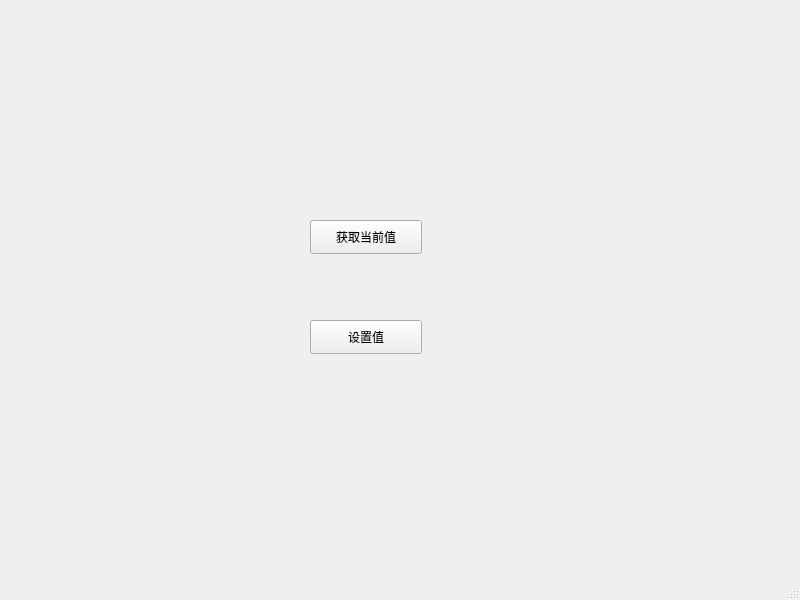
<?xml version="1.0" encoding="UTF-8"?>
<ui version="4.0">
 <class>MainWindow</class>
 <widget class="QMainWindow" name="MainWindow">
  <property name="geometry">
   <rect>
    <x>0</x>
    <y>0</y>
    <width>800</width>
    <height>600</height>
   </rect>
  </property>
  <property name="windowTitle">
   <string>MainWindow</string>
  </property>
  <widget class="QWidget" name="centralwidget">
   <widget class="CusWidget" name="widget" native="true">
    <property name="geometry">
     <rect>
      <x>140</x>
      <y>80</y>
      <width>231</width>
      <height>80</height>
     </rect>
    </property>
   </widget>
   <widget class="QPushButton" name="btn_get">
    <property name="geometry">
     <rect>
      <x>310</x>
      <y>220</y>
      <width>112</width>
      <height>34</height>
     </rect>
    </property>
    <property name="text">
     <string>获取当前值</string>
    </property>
   </widget>
   <widget class="QPushButton" name="btn_set">
    <property name="geometry">
     <rect>
      <x>310</x>
      <y>320</y>
      <width>112</width>
      <height>34</height>
     </rect>
    </property>
    <property name="text">
     <string>设置值</string>
    </property>
   </widget>
  </widget>
  <widget class="QMenuBar" name="menubar">
   <property name="geometry">
    <rect>
     <x>0</x>
     <y>0</y>
     <width>800</width>
     <height>29</height>
    </rect>
   </property>
  </widget>
  <widget class="QStatusBar" name="statusbar"/>
 </widget>
 <customwidgets>
  <customwidget>
   <class>CusWidget</class>
   <extends>QWidget</extends>
   <header>cuswidget.h</header>
   <container>1</container>
  </customwidget>
 </customwidgets>
 <resources/>
 <connections/>
</ui>
